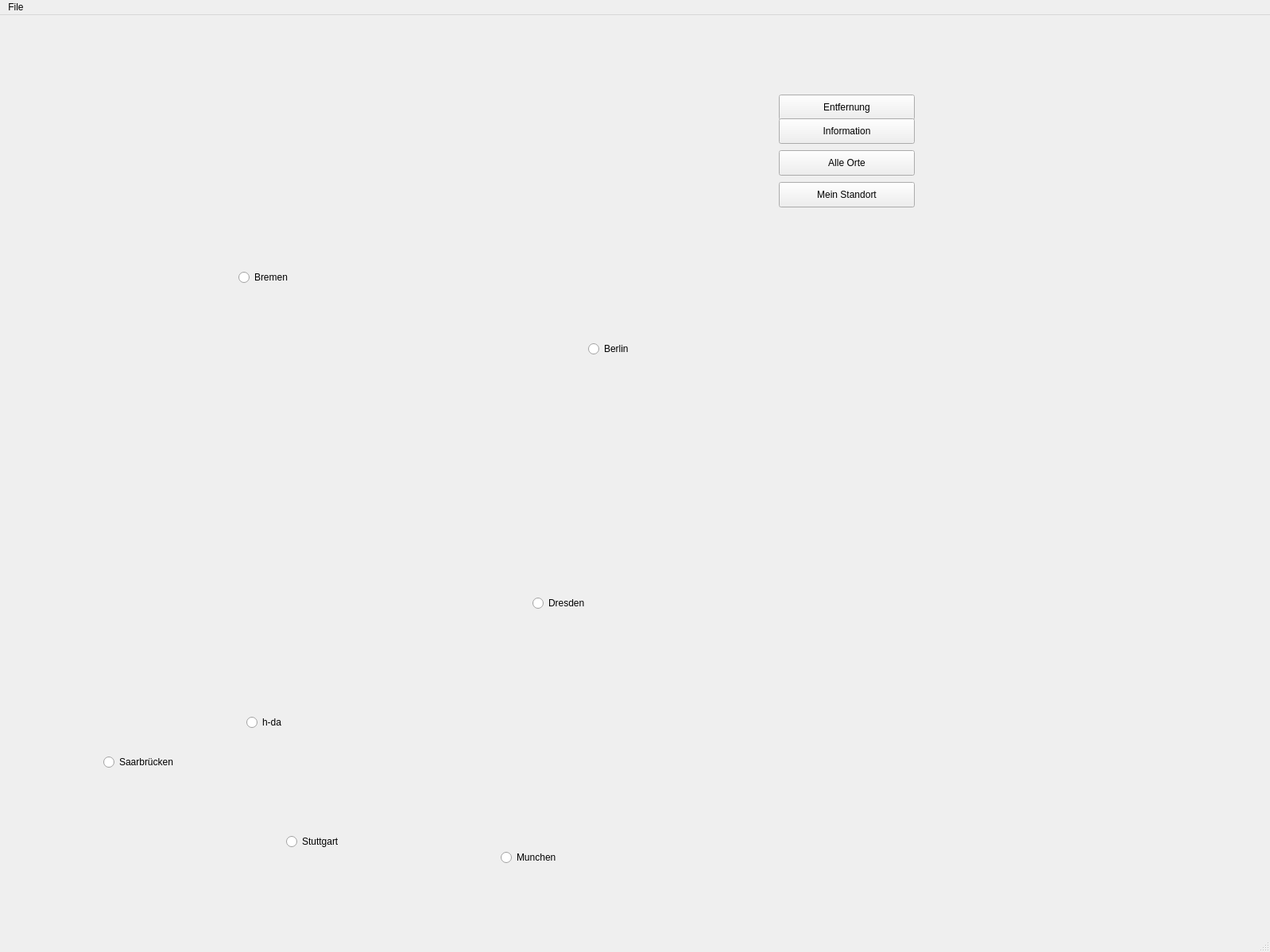
<?xml version="1.0" encoding="UTF-8"?>
<ui version="4.0">
 <class>MainWindow</class>
 <widget class="QMainWindow" name="MainWindow">
  <property name="enabled">
   <bool>true</bool>
  </property>
  <property name="geometry">
   <rect>
    <x>0</x>
    <y>0</y>
    <width>1598</width>
    <height>1198</height>
   </rect>
  </property>
  <property name="windowTitle">
   <string>MainWindow</string>
  </property>
  <property name="autoFillBackground">
   <bool>true</bool>
  </property>
  <widget class="QWidget" name="centralwidget">
   <widget class="QRadioButton" name="cityButton1">
    <property name="geometry">
     <rect>
      <x>740</x>
      <y>410</y>
      <width>99</width>
      <height>20</height>
     </rect>
    </property>
    <property name="text">
     <string>Berlin</string>
    </property>
   </widget>
   <widget class="QRadioButton" name="cityButton3">
    <property name="geometry">
     <rect>
      <x>630</x>
      <y>1050</y>
      <width>99</width>
      <height>20</height>
     </rect>
    </property>
    <property name="text">
     <string>Munchen</string>
    </property>
   </widget>
   <widget class="QRadioButton" name="Dresden">
    <property name="geometry">
     <rect>
      <x>670</x>
      <y>730</y>
      <width>99</width>
      <height>20</height>
     </rect>
    </property>
    <property name="text">
     <string>Dresden</string>
    </property>
   </widget>
   <widget class="QRadioButton" name="cityButton2">
    <property name="geometry">
     <rect>
      <x>300</x>
      <y>320</y>
      <width>91</width>
      <height>20</height>
     </rect>
    </property>
    <property name="text">
     <string>Bremen</string>
    </property>
   </widget>
   <widget class="QRadioButton" name="cityButton4">
    <property name="geometry">
     <rect>
      <x>130</x>
      <y>930</y>
      <width>99</width>
      <height>20</height>
     </rect>
    </property>
    <property name="text">
     <string>Saarbrücken</string>
    </property>
   </widget>
   <widget class="QRadioButton" name="cityButton5">
    <property name="geometry">
     <rect>
      <x>360</x>
      <y>1030</y>
      <width>99</width>
      <height>20</height>
     </rect>
    </property>
    <property name="text">
     <string>Stuttgart</string>
    </property>
   </widget>
   <widget class="QPushButton" name="distanceButton">
    <property name="geometry">
     <rect>
      <x>980</x>
      <y>100</y>
      <width>171</width>
      <height>32</height>
     </rect>
    </property>
    <property name="text">
     <string>Entfernung</string>
    </property>
   </widget>
   <widget class="QPushButton" name="infoButton">
    <property name="geometry">
     <rect>
      <x>980</x>
      <y>130</y>
      <width>171</width>
      <height>32</height>
     </rect>
    </property>
    <property name="text">
     <string>Information</string>
    </property>
   </widget>
   <widget class="QPushButton" name="allLocationsButton">
    <property name="geometry">
     <rect>
      <x>980</x>
      <y>170</y>
      <width>171</width>
      <height>32</height>
     </rect>
    </property>
    <property name="text">
     <string>Alle Orte</string>
    </property>
   </widget>
   <widget class="QPushButton" name="myLocationButton">
    <property name="geometry">
     <rect>
      <x>980</x>
      <y>210</y>
      <width>171</width>
      <height>32</height>
     </rect>
    </property>
    <property name="text">
     <string>Mein Standort</string>
    </property>
   </widget>
   <widget class="QLabel" name="mapLabel">
    <property name="geometry">
     <rect>
      <x>10</x>
      <y>0</y>
      <width>971</width>
      <height>1246</height>
     </rect>
    </property>
    <property name="minimumSize">
     <size>
      <width>971</width>
      <height>0</height>
     </size>
    </property>
    <property name="maximumSize">
     <size>
      <width>971</width>
      <height>16777215</height>
     </size>
    </property>
    <property name="autoFillBackground">
     <bool>false</bool>
    </property>
    <property name="text">
     <string/>
    </property>
    <property name="pixmap">
     <pixmap>../../../Downloads/navigation_scrollbar/866-8664209_leer-deutschland-karte.png</pixmap>
    </property>
   </widget>
   <widget class="QRadioButton" name="meinOrt">
    <property name="geometry">
     <rect>
      <x>310</x>
      <y>880</y>
      <width>99</width>
      <height>20</height>
     </rect>
    </property>
    <property name="text">
     <string>h-da</string>
    </property>
   </widget>
  </widget>
  <widget class="QMenuBar" name="menubar">
   <property name="geometry">
    <rect>
     <x>0</x>
     <y>0</y>
     <width>1598</width>
     <height>24</height>
    </rect>
   </property>
   <widget class="QMenu" name="menuFile">
    <property name="title">
     <string>File</string>
    </property>
    <addaction name="actionLoad"/>
    <addaction name="actionSave"/>
   </widget>
   <addaction name="menuFile"/>
  </widget>
  <widget class="QStatusBar" name="statusbar"/>
  <action name="actionLoad">
   <property name="text">
    <string>Laden</string>
   </property>
  </action>
  <action name="actionSave">
   <property name="text">
    <string>Speichern</string>
   </property>
  </action>
 </widget>
 <resources/>
 <connections/>
</ui>
